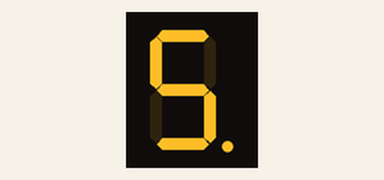
Recording of a sketch running on a simulated Arduino Uno, built with avr-gcc and run on an emulated ATmega328P. On the bench: 1-digit seven-segment display. Wiring (inferred from the names in the program): 1-digit 7-segment display, segments lit when LOW: segments pin 8, pin 7, pin 6, pin 5, pin 4, pin 9, pin 10, pin 2. Random numbers use the default seed unless the sketch sets one; the segment pins are drawn as the display they are named for.

Above: at 0.15 s.
At 25.1 s:
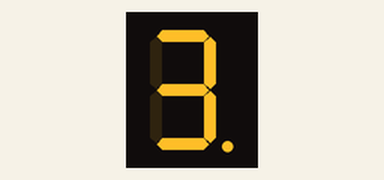
At 61.1 s:
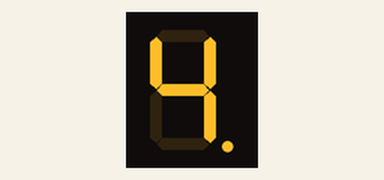
At 88.1 s:
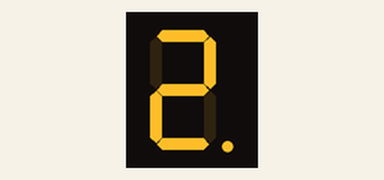
At 127.1 s:
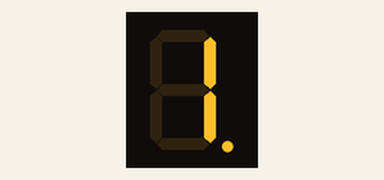

Measured:
- what the display in image 1 shows lasts 2.0 s, from 25.0 s to 27.0 s

The sketch:

digitalDiceV1.ino
```cpp
const int A = 8; //set arduino digital pin 8 to segment display pin A (pin 7)
const int B = 7; //set arduino digital pin 7 to segment display pin B (pin 6)
const int C = 6; //set arduino digital pin 6 to segment display pin C (pin 4)
const int D = 5; //set arduino digital pin 5 to segment display pin D (pin 2)
const int E = 4; //set arduino digital pin 4 to segment display pin E (pin 1)
const int F = 9; //set arduino digital pin 9 to segment display pin F (pin 9)
const int G = 10; //set arduino digital pin 10 to segment display pin G (pin 10)
const int DP = 2; //set arduino digital pin 2 to segment display pin DP (pin 5)

//a matrix with the states of each segment to create display 0-9
const byte segments[10][7] = {
  {LOW,LOW,LOW,LOW,LOW,LOW,HIGH},
  {HIGH,LOW,LOW,HIGH,HIGH,HIGH,HIGH},
  {LOW,LOW,HIGH,LOW,LOW,HIGH,LOW},
  {LOW,LOW,LOW,LOW,HIGH,HIGH,LOW},
  {HIGH,LOW,LOW,HIGH,HIGH,LOW,LOW},
  {LOW,HIGH,LOW,LOW,HIGH,LOW,LOW},
  {LOW,HIGH,LOW,LOW,LOW,LOW,LOW},
  {LOW,LOW,LOW,HIGH,HIGH,HIGH,HIGH},
  {LOW,LOW,LOW,LOW,LOW,LOW,LOW},
  {LOW,LOW,LOW,LOW,HIGH,LOW,LOW}
};

int randomNum; //saves the generated random number

//set the pin states for segment display
void number(int num){
  digitalWrite(A, segments[num][0]);
  digitalWrite(B, segments[num][1]);
  digitalWrite(C, segments[num][2]);
  digitalWrite(D, segments[num][3]);
  digitalWrite(E, segments[num][4]);
  digitalWrite(F, segments[num][5]);
  digitalWrite(G, segments[num][6]);
}

void setup() {
  randomSeed(analogRead(A0)); //reads the noise from arduino analog pin A0 to seed the random number generator
  pinMode(A,OUTPUT); //set arduino digital pin 8 as output
  pinMode(B,OUTPUT); //set arduino digital pin 7 as output
  pinMode(C,OUTPUT); //set arduino digital pin 6 as output
  pinMode(D,OUTPUT); //set arduino digital pin 5 as output
  pinMode(E,OUTPUT); //set arduino digital pin 4 as output
  pinMode(F,OUTPUT); //set arduino digital pin 9 as output
  pinMode(G,OUTPUT); //set arduino digital pin 10 as output
  pinMode(DP,OUTPUT); //set arduino digital pin 2 as output
}

void loop() {
  //display 10 numbers rapidly
    for(int i=0; i<10; i++){
    randomNum = random(1,6);
    number(randomNum);
    delay(100);
  }
  //display the final number - dice result
  randomNum = random(1,6);
  number(randomNum);
  delay(2000);
}
```
